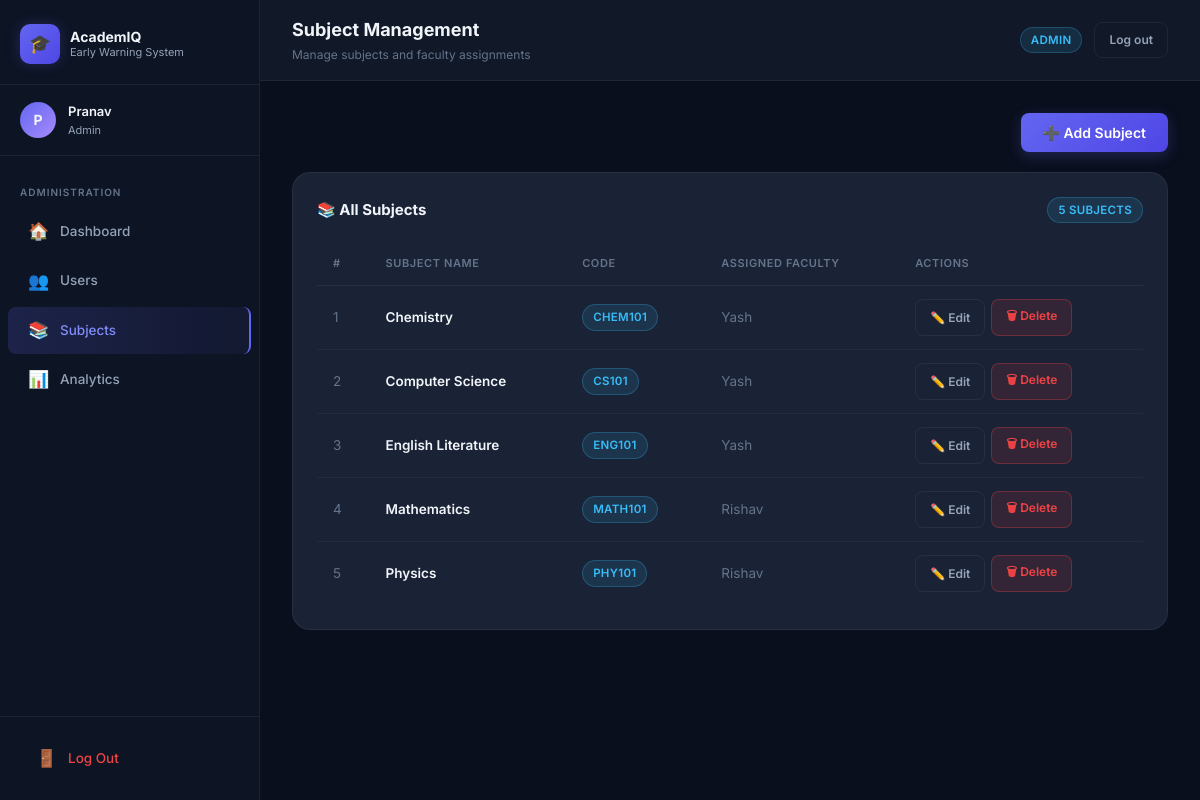
Screenshot of /admin/subjects (signed in) with the database file from the repository.
### tables this page shows
CREATE TABLE subjects (
            id         INTEGER PRIMARY KEY AUTOINCREMENT,
            name       TEXT NOT NULL,
            code       TEXT UNIQUE NOT NULL,
            faculty_id INTEGER REFERENCES users(id) ON DELETE SET NULL
        );

CREATE TABLE users (
            id            INTEGER PRIMARY KEY AUTOINCREMENT,
            name          TEXT    NOT NULL,
            email         TEXT    UNIQUE NOT NULL,
            password_hash TEXT    NOT NULL,
            role          TEXT    NOT NULL CHECK(role IN ('student','faculty','admin')),
            created_at    TEXT    DEFAULT (datetime('now'))
        );

### app.py (the view, shortened to what this page needs)
@app.route('/admin/subjects', methods=['GET', 'POST'])
@login_required(role='admin')
def admin_subjects():
    db = get_db()
    subjects = models.get_all_subjects_with_faculty()
    faculty  = db.execute(
        "SELECT id, name FROM users WHERE role='faculty' ORDER BY name"
    ).fetchall()
    db.close()
    return render_template('admin/subjects.html', subjects=subjects, faculty=faculty)

### app.py (called while the page is built)
@app.context_processor
def inject_now():
    return {'now': datetime.now(), 'today': date.today().isoformat()}

def login_required(role=None):
    def decorator(f):
        @wraps(f)
        def wrapped(*args, **kwargs):
            if 'user_id' not in session:
                flash('Please log in to continue.', 'warning')
                return redirect(url_for('login'))
            if role and session.get('role') != role:
                flash('You are not authorised to view that page.', 'danger')
                return redirect(url_for('login'))
            return f(*args, **kwargs)
        return wrapped
    return decorator

### database.py (called while the page is built)
def get_db():
    conn = sqlite3.connect(DATABASE, timeout=10)   # wait up to 10s before raising lock error
    conn.row_factory = sqlite3.Row
    conn.execute("PRAGMA journal_mode=WAL")        # WAL allows concurrent reads + one writer
    conn.execute("PRAGMA foreign_keys = ON")
    return conn

### models.py (called while the page is built)
def get_all_subjects_with_faculty() -> list:
    db = get_db()
    rows = db.execute('''
        SELECT s.*, u.name AS faculty_name
        FROM subjects s
        LEFT JOIN users u ON u.id = s.faculty_id
        ORDER BY s.name
    ''').fetchall()
    db.close()
    return rows

### Rachit/Murari/templates/admin/subjects.html (shortened to what this page needs)
{% extends "base.html" %}
{% block page_title %}Subject Management{% endblock %}
{% block page_subtitle %}Manage subjects and faculty assignments{% endblock %}
{% block content %}
<div style="display:flex; justify-content:flex-end; margin-bottom:20px;" class="anim-1">
  <button class="btn btn-primary" data-modal-open="add-subject-modal">➕ Add Subject</button>
</div>
<div class="card anim-2">
  <div class="card-header">
    <div class="card-title">📚 All Subjects</div>
    <span class="badge badge-info">{{ subjects | length }} subjects</span>
  </div>
  <div class="table-wrap">
    <table>
      <thead>
        <tr>
          <th>#</th>
          <th>Subject Name</th>
          <th>Code</th>
          <th>Assigned Faculty</th>
          <th>Actions</th>
        </tr>
      </thead>
      <tbody>
        {% for s in subjects %}
        <tr>
          <td class="text-muted">{{ loop.index }}</td>
          <td class="fw-semi">{{ s.name }}</td>
          <td><span class="badge badge-info">{{ s.code }}</span></td>
          <td class="text-muted">{{ s.faculty_name or '—' }}</td>
          <td>
            <div style="display:flex; gap:6px;">
              <button class="btn btn-ghost btn-sm"
                onclick="openEditSubject({{ s.id }}, '{{ s.name }}', '{{ s.code }}', {{ s.faculty_id or 'null' }})">
                ✏️ Edit
              </button>
              <form method="POST" action="{{ url_for('admin_subjects') }}" style="display:inline;"
                    onsubmit="return confirm('Delete subject {{ s.name }}? All related data will be removed.')">
                <button type="submit" class="btn btn-danger btn-sm">🗑 Delete</button>
              </form>
            </div>
          </td>
        </tr>
        {% endfor %}
      </tbody>
    </table>
  </div>
</div>
{% endblock %}

### Rachit/Murari/static/css/style.css (style rules this page uses)
:root { --bg-base: #0a0f1e; --bg-surface: #111827; --bg-card: #1a2235; --bg-card-hover: #1f2a40; --bg-input: #0d1424; --border: rgba(99,102,241,0.18); --border-muted: rgba(255,255,255,0.06); --indigo: #6366f1; --indigo-lt: #818cf8; --indigo-dk: #4f46e5; --indigo-glow: rgba(99,102,241,0.25); --success: #10b981; --success-bg: rgba(16,185,129,0.12); --warning: #f59e0b; --warning-bg: rgba(245,158,11,0.12); --danger: #ef4444; --danger-bg: rgba(239,68,68,0.12); --info: #38bdf8; --info-bg: rgba(56,189,248,0.12); --text-primary: #f1f5f9; --text-secondary: #94a3b8; --text-muted: #64748b; --sidebar-w: 260px; --sidebar-bg: #0d1424; --radius-sm: 8px; --radius: 12px; --radius-lg: 18px; --radius-xl: 24px; --shadow-sm: 0 1px 3px rgba(0,0,0,0.4); --shadow: 0 4px 20px rgba(0,0,0,0.5); --shadow-lg: 0 8px 40px rgba(0,0,0,0.6); --glow: 0 0 30px rgba(99,102,241,0.2); --transition: 0.2s ease; }
*, *::before, *::after { box-sizing: border-box; margin: 0; padding: 0; }
html { scroll-behavior: smooth; }
body { font-family: 'Inter', system-ui, sans-serif; background: var(--bg-base); color: var(--text-primary); min-height: 100vh; line-height: 1.6; -webkit-font-smoothing: antialiased; }
button, input, select, textarea { font-family: inherit; }
.btn { display: inline-flex; align-items: center; gap: 8px; padding: 11px 22px; border: none; border-radius: var(--radius-sm); font-size: 14px; font-weight: 600; cursor: pointer; transition: all var(--transition); text-decoration: none; white-space: nowrap; }
.btn-primary { background: linear-gradient(135deg, var(--indigo), var(--indigo-dk)); color: #fff; box-shadow: 0 4px 14px var(--indigo-glow); }
.btn-danger { background: var(--danger-bg); color: var(--danger); border: 1px solid rgba(239,68,68,.3); }
.btn-ghost { background: transparent; color: var(--text-secondary); border: 1px solid var(--border-muted); }
.btn-sm { padding: 7px 14px; font-size: 12px; }
.card { background: var(--bg-card); border: 1px solid var(--border-muted); border-radius: var(--radius-lg); padding: 24px; transition: border-color var(--transition), box-shadow var(--transition); }
.card-header { display: flex; align-items: center; justify-content: space-between; margin-bottom: 20px; }
.card-title { font-size: 15px; font-weight: 700; }
.badge { display: inline-flex; align-items: center; gap: 5px; padding: 3px 10px; border-radius: 20px; font-size: 11.5px; font-weight: 600; text-transform: uppercase; letter-spacing: .3px; }
.badge-info { background: var(--info-bg); color: var(--info); border: 1px solid rgba(56,189,248,.25); }
.table-wrap { overflow-x: auto; }
table { width: 100%; border-collapse: collapse; font-size: 13.5px; }
thead th { padding: 12px 16px; text-align: left; font-size: 11px; font-weight: 600; text-transform: uppercase; letter-spacing: .6px; color: var(--text-muted); border-bottom: 1px solid var(--border-muted); }
tbody td { padding: 13px 16px; border-bottom: 1px solid rgba(255,255,255,0.04); }
tbody tr:last-child td { border-bottom: none; }
.anim-1 { animation: slideUp 0.4s 0.05s ease both; }
.anim-2 { animation: slideUp 0.4s 0.10s ease both; }
.text-muted { color: var(--text-muted) !important; }
.fw-semi { font-weight: 600; }

### rows the page displays
subjects: name "Chemistry", code "CHEM101", name "Yash"
subjects: name "Computer Science", code "CS101", name "Yash"
subjects: name "English Literature", code "ENG101", name "Yash"
subjects: name "Mathematics", code "MATH101", name "Rishav"
subjects: name "Physics", code "PHY101", name "Rishav"

### other values shown
{{ session.user_name[0] | upper }} "P"
{{ session.user_name }} "Pranav"
{{ session.role }} "Admin"
{{ session.role | title }} "ADMIN"
{{ subjects | length }} "5"
